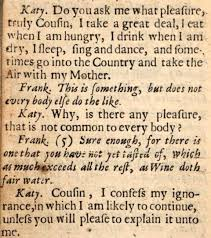
#> input picture src/opencv/old_book_page.jpeg, 211 x 238 px
$ python throushold.py
#> lines starting #> are read from the running program, lines starting #| are printed output that depends on the picture; after the words box and inside, x2 and y2 are one past the last pixel; in counts of white or black regions, pixels touching at a corner belong together
"""
Understanding the throusholding of an images using OpenCV
"""

import numpy as np
import cv2

# reading the old book images
img = cv2.imread('old_book_page.jpeg')
#> img is the input picture: shape (238, 211, 3); mean B, G, R 152.5, 184.3, 209

# Showing the original images
cv2.imshow('Original images', img)

# Creating the throushold of an images
retval, threshold = cv2.threshold(img, 150, 255, cv2.THRESH_BINARY)
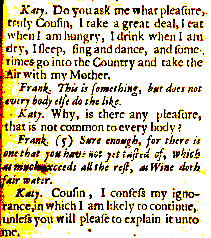
#> threshold: shape (238, 211, 3); mean B, G, R 177.2, 206.3, 218.2

# Displaying the threshold  values [ Color ]
cv2.imshow('Original images thorshold', threshold)

# Converting the image into grayscale and making thorshold
img_gray = cv2.cvtColor(img, cv2.COLOR_BGR2GRAY)
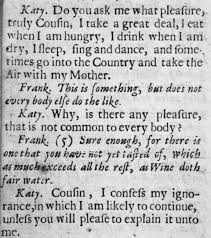
#> img_gray: shape (238, 211); min 3, max 250, mean 188
retval2, threshold2 = cv2.threshold(img_gray, 150, 255, cv2.THRESH_BINARY)
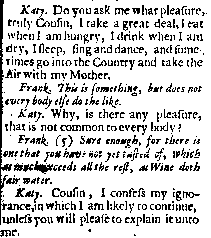
#> threshold2: shape (238, 211); 81.8% white; black in thin lines or dots

# Displaying the threshold  values [ Color ]
cv2.imshow('Gray scale images thorshold', threshold2)

# Creating gaussion throushold
gaus = cv2.adaptiveThreshold(img_gray, 255, cv2.ADAPTIVE_THRESH_GAUSSIAN_C, cv2.THRESH_BINARY, 115, 1)
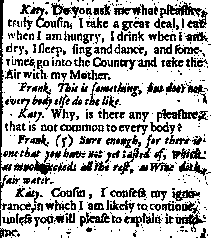
#> gaus: shape (238, 211); 72.5% white; black in thin lines or dots

# Displaying the Gaussian threshold  values [ Color ]
cv2.imshow('Gaussian thorshold', gaus)

# Code for holding the output on the screen
cv2.waitKey(0)
cv2.destroyAllWindows()
